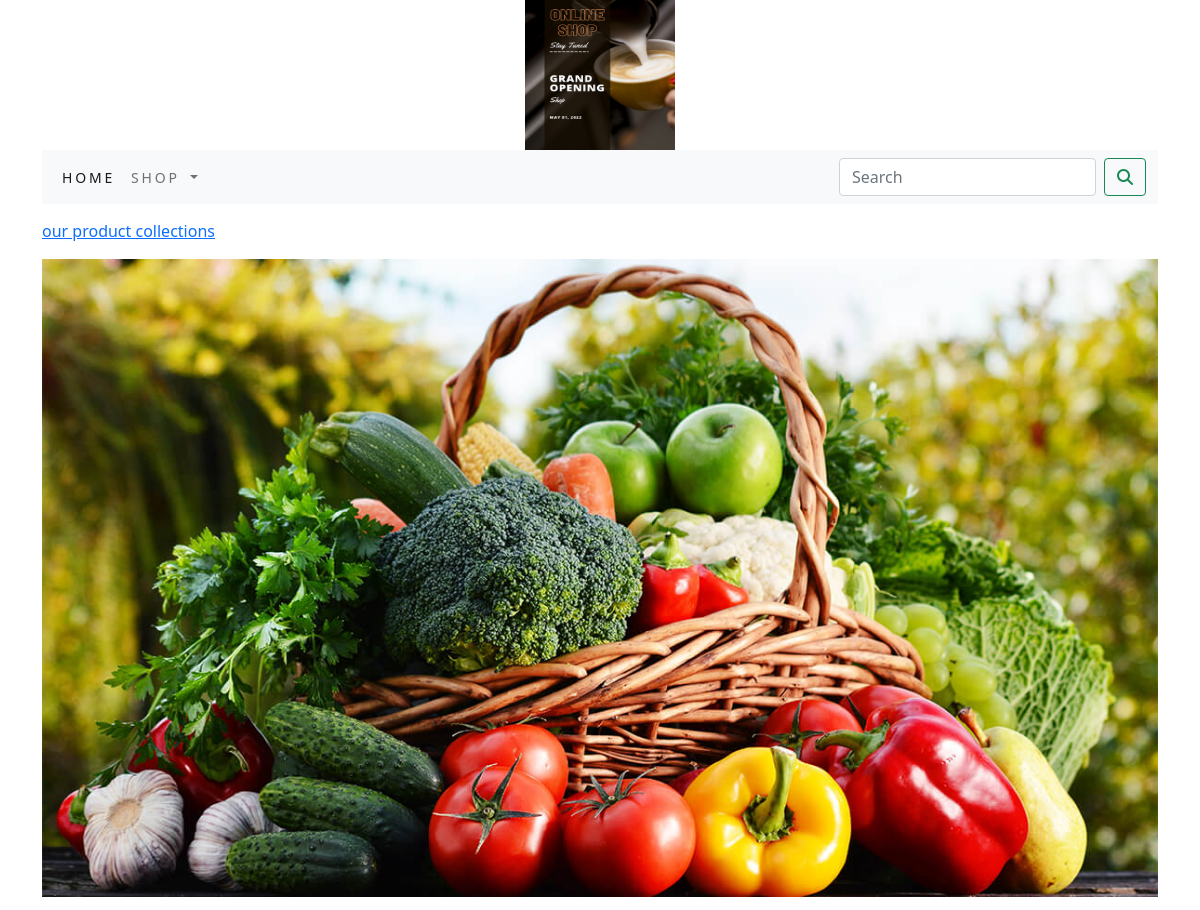
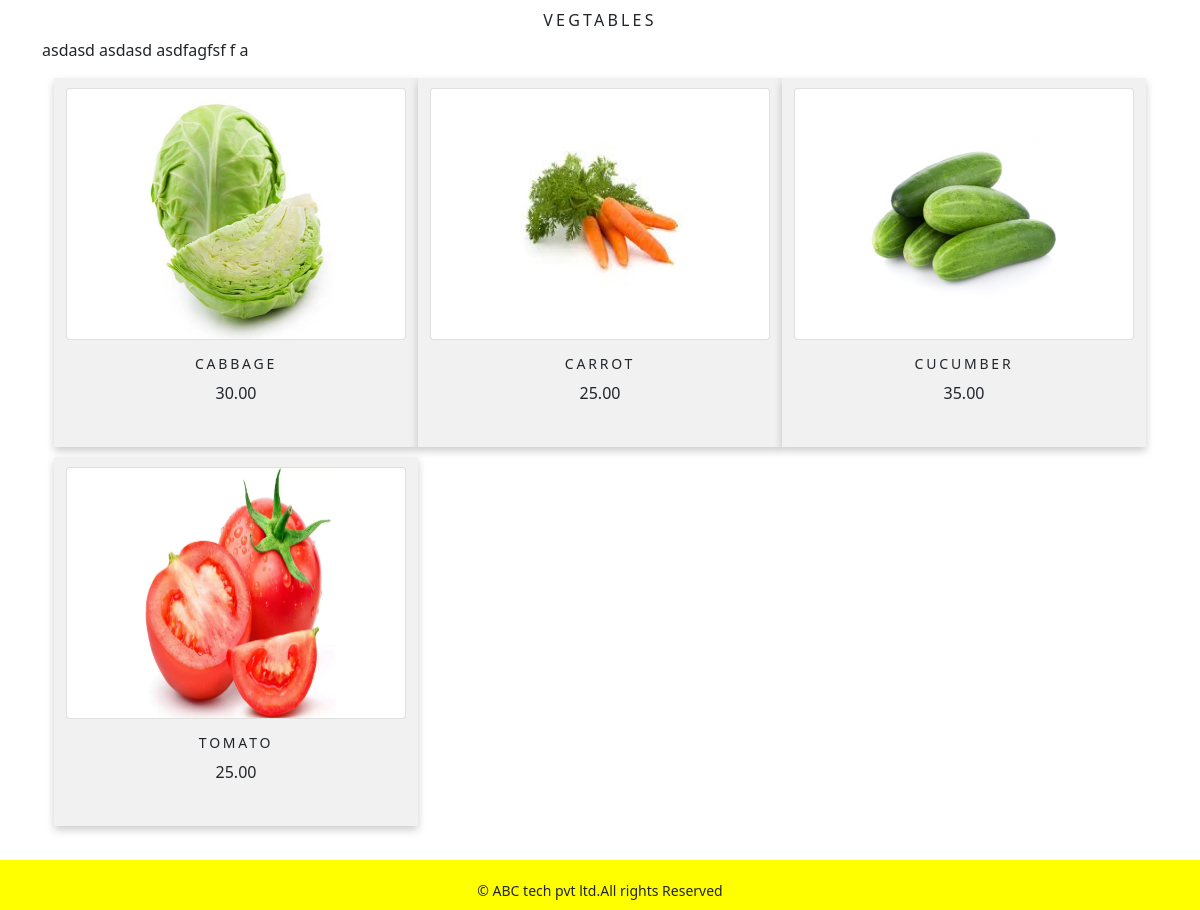
The page /shop/vegtables/ on the database its author committed (2 pictures, top to bottom).
### shop/models.py (models this page shows, shortened)
class Category(models.Model):
    name = models.CharField(max_length=250, unique=True)
    slug = models.SlugField(max_length=250, unique=True)
    description = models.TextField(blank=True)
    image = models.ImageField(upload_to='category', blank=True)
    class Meta:
        ordering = ('name',)
        verbose_name = 'category'
        verbose_name_plural = 'categories'
    def get_url(self):
        return reverse('shop:products_by_category', args=[self.slug])

class Product(models.Model):
    name = models.CharField(max_length=250, unique=True)
    slug = models.SlugField(max_length=250, unique=True)
    description = models.TextField(blank=True)
    price = models.DecimalField(max_digits=10, decimal_places=2)
    category = models.ForeignKey(Category, on_delete=models.CASCADE)
    image = models.ImageField(upload_to='product', blank=True)
    stock = models.IntegerField()
    available = models.BooleanField(default=True)
    created = models.DateTimeField(auto_now_add=True)
    updated = models.DateTimeField(auto_now=True)
    def get_url(self):
        return reverse('shop:prodCatdetail',args=[self.category.slug,self.slug])
    class Meta:
        ordering = ('name',)
        verbose_name = 'product'
        verbose_name_plural = 'products'

### shop/views.py (the view)
# urls.py: path('', views.allProdCat, name='allProdCat'),
def allProdCat(request, c_slug=None):
    c_page = None
    products_list = None
    if c_slug != None:
        c_page = get_object_or_404(Category, slug=c_slug)
        products_list = Product.objects.all().filter(category=c_page, available=True)
    else:
        products_list = Product.objects.all().filter(available=True)
    paginator = Paginator(products_list, 6)
    try:
        page = int(request.GET.get('page', '1'))
    except:
        page = 1
    try:
        products = paginator.page(page)
    except (EmptyPage, InvalidPage):
        products = paginator.page(paginator.num_pages)
    return render(request, "category.html", {'category': c_page, 'products': products})

### cart/context_processors.py (called while the page is built)
def counter(request):
    item_count=0
    if 'admin' in request.path:
        return {}
    else:
        try:
            cart=Cart.objects.filter(cart_id=_cart_id(request))
            cart_items=CartItem.objects.all().filter(cart=cart[:1])
            for cart_item in cart_items:
                item_count += cart_item.quantity
        except Cart.DoesNotExist:
            item_count = 0
    return dict(item_count=item_count)

### cart/views.py (called while the page is built)
def _cart_id(request):
    cart = request.session.session_key
    if not cart:
        cart = request.session.create()
    return cart

### shop/context_processors.py (called while the page is built)
def menu_links(request):
    links = Category.objects.all()
    return dict(links=links)

### templates/category.html (shortened to what this page needs)
{% extends 'base.html' %}
{% load static %}
{% block content %}
{% if category %}
    <div>
        <div class="row  my_row_class">
            <div class="mx-auto">
                <p><a href="{% url 'shop:allProdCat' %}"> our product collections</a></p>
            </div>
        </div>
    </div>
{% endif %}
    <div class="mx-auto">
        {% if category %}
        <img class="my_image" src="{{category.image.url}}" alt="{{category.name}}" width="150px;" height="150px;" >
    </div>
<br>
<div>
    <h1 class="text-center  my_title" >{{category.name}}</h1>
    <p class="text-justify">{{category.description}}</p>
</div>
{% endif %}
<div class="container">
    <div class="row mx-auto">
        {% for product in products.object_list %}
        <div class="my_bottom_margin  col-9 col-sm-12 col-md-4  col-lg-4">
            <div class="card text-center" style="min-width:18rem;">
                <a href="{{product.get_url}} "><img class="card-img-top my_image" src="{{product.image.url}}"  alt="{{product.name}}" style='width:200px; height:250px;'></a>
            </div>
            <div class="card-body">
                <h4>{{product.name}}</h4>
                <p>{{product.price}}</p>
            </div>
        </div>
        {% endfor %}
    </div>
    <br>
</div>
    {% endblock %}

### static/css/custom.css (style rules this page uses)
body { font-family: 'Babylonica', cursive; }
.my_row_class { padding-top : 15px; }
.my_image { width:100%; height:auto; }
.my_title { font-size:16px; text-transform:uppercase; letter-spacing:.2em; }
.my_bottom_margin { margin-bottom:10px; box-shadow: 0 4px 8px 0 rgba(0, 0, 0, 0.2); text-align: center; background-color: #f1f1f1; padding: 10px 16px; }
.card-body h4 { font-size:14px; text-transform:uppercase; letter-spacing:.2em; }

### rows shown on the page
Category: image (picture), name "VEGTABLES", description "asdasd asdasd asdfagfsf f a"
Product: image (picture), name "CABBAGE", price "30.00"
Product: image (picture), name "CARROT", price "25.00"
Product: image (picture), name "CUCUMBER", price "35.00"
Product: image (picture), name "TOMATO", price "25.00"
